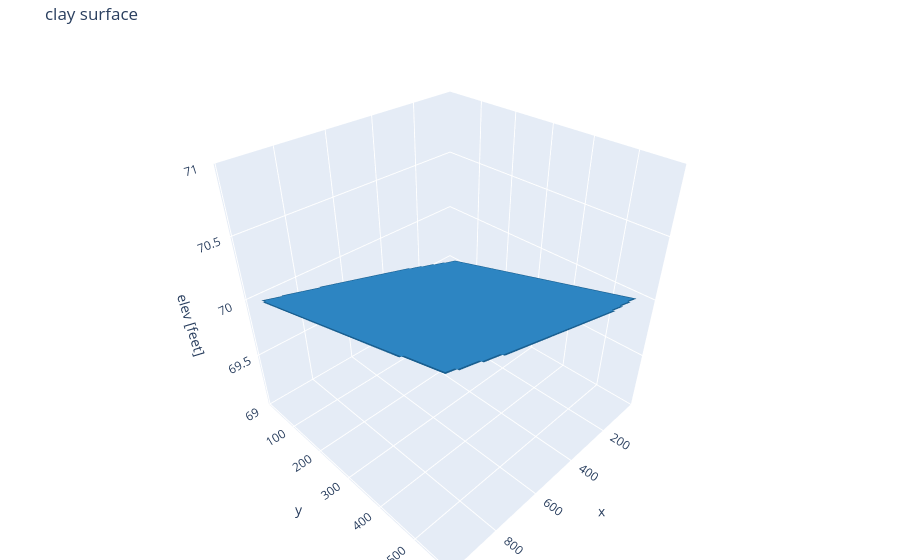

Notebook code cell kept with this figure:
### Markdown cell above
## Choose which surface(s) to plot in 3D

`surface_3d()` defaults to the model **top**, but any contact is plottable. The
choices are `result.surface_names` (`"top"` plus each layer's bottom). Pass one
name, a **list** of names, or `"all"` to overlay them in a single scene. A single
surface with relief is shaded by elevation; a flat surface or several surfaces get
distinct solid colors (use `color_by="elevation"` to force the shared ramp).

Both `surface_3d()` and `vtk_3d()` accept `html_path=...` to save a standalone HTML
file and `browser=True` to open the view in your default web browser.

### Code cell
print("surfaces:", eroded.surface_names)

# a single layer -- even a flat one (here the bedrock bottom) now renders reliably
eroded.surface_3d("clay")

### Figure 1 — Plotly figure (JSON) as saved in the notebook; plotly's stock layout.template omitted (floating-point values rounded to 4 significant figures; data arrays with more than 128 entries replaced by an {"elided": "..."} marker saying what was removed)
{"data": [{"cmax": 71.0, "cmin": 69.0, "colorscale": [[0, "rgb(31,119,180)"], [1, "rgb(31,119,180)"]], "name": "clay", "opacity": 1.0, "showlegend": true, "showscale": false, "type": "surface", "x": {"elided": "120x120 float values"}, "y": {"elided": "120x120 float values"}, "z": {"elided": "120x120 float values"}}], "layout": {"autosize": true, "margin": {"b": 0, "l": 0, "r": 0, "t": 40}, "scene": {"aspectmode": "cube", "zaxis": {"range": [69.0, 71.0], "title": {"text": "elev [feet]"}}}, "showlegend": false, "title": {"text": "clay surface"}}}
